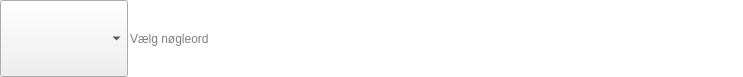
<?xml version="1.0" encoding="UTF-8"?>
<ui version="4.0">
 <class>conditionWidget</class>
 <widget class="QWidget" name="conditionWidget">
  <property name="geometry">
   <rect>
    <x>0</x>
    <y>0</y>
    <width>743</width>
    <height>77</height>
   </rect>
  </property>
  <property name="windowTitle">
   <string>Form</string>
  </property>
  <property name="styleSheet">
   <string notr="true">QDateEdit
{
	background-color:white;
	border:0px solid;
}
QWidget#conditionWidget
{
	border:0 px solid;
}</string>
  </property>
  <layout class="QHBoxLayout" name="horizontalLayout">
   <property name="spacing">
    <number>0</number>
   </property>
   <property name="leftMargin">
    <number>0</number>
   </property>
   <property name="topMargin">
    <number>0</number>
   </property>
   <property name="rightMargin">
    <number>0</number>
   </property>
   <property name="bottomMargin">
    <number>0</number>
   </property>
   <item>
    <widget class="QComboBox" name="modeSelector">
     <property name="sizePolicy">
      <sizepolicy hsizetype="Fixed" vsizetype="Preferred">
       <horstretch>0</horstretch>
       <verstretch>0</verstretch>
      </sizepolicy>
     </property>
     <property name="minimumSize">
      <size>
       <width>128</width>
       <height>0</height>
      </size>
     </property>
     <property name="maximumSize">
      <size>
       <width>128</width>
       <height>16777215</height>
      </size>
     </property>
     <property name="currentIndex">
      <number>-1</number>
     </property>
    </widget>
   </item>
   <item>
    <widget class="QStackedWidget" name="modeWidget">
     <property name="sizePolicy">
      <sizepolicy hsizetype="Expanding" vsizetype="Expanding">
       <horstretch>0</horstretch>
       <verstretch>0</verstretch>
      </sizepolicy>
     </property>
     <property name="minimumSize">
      <size>
       <width>0</width>
       <height>0</height>
      </size>
     </property>
     <property name="font">
      <font>
       <pointsize>10</pointsize>
       <weight>75</weight>
       <bold>true</bold>
      </font>
     </property>
     <property name="currentIndex">
      <number>0</number>
     </property>
     <widget class="QWidget" name="fileCompareView">
      <property name="sizePolicy">
       <sizepolicy hsizetype="Expanding" vsizetype="Preferred">
        <horstretch>0</horstretch>
        <verstretch>0</verstretch>
       </sizepolicy>
      </property>
      <layout class="QHBoxLayout" name="horizontalLayout_5">
       <property name="spacing">
        <number>0</number>
       </property>
       <property name="leftMargin">
        <number>0</number>
       </property>
       <property name="topMargin">
        <number>0</number>
       </property>
       <property name="rightMargin">
        <number>0</number>
       </property>
       <property name="bottomMargin">
        <number>0</number>
       </property>
       <item>
        <widget class="QLineEdit" name="keyWordSelector">
         <property name="sizePolicy">
          <sizepolicy hsizetype="Expanding" vsizetype="Preferred">
           <horstretch>0</horstretch>
           <verstretch>0</verstretch>
          </sizepolicy>
         </property>
         <property name="styleSheet">
          <string notr="true">border:0 px solid;</string>
         </property>
         <property name="inputMask">
          <string/>
         </property>
         <property name="text">
          <string/>
         </property>
         <property name="placeholderText">
          <string>Vælg nøgleord</string>
         </property>
        </widget>
       </item>
      </layout>
     </widget>
     <widget class="QWidget" name="sizeContainer">
      <property name="sizePolicy">
       <sizepolicy hsizetype="Expanding" vsizetype="Preferred">
        <horstretch>0</horstretch>
        <verstretch>0</verstretch>
       </sizepolicy>
      </property>
      <layout class="QHBoxLayout" name="horizontalLayout_7">
       <property name="spacing">
        <number>0</number>
       </property>
       <property name="leftMargin">
        <number>0</number>
       </property>
       <property name="topMargin">
        <number>0</number>
       </property>
       <property name="rightMargin">
        <number>0</number>
       </property>
       <property name="bottomMargin">
        <number>0</number>
       </property>
       <item>
        <widget class="QStackedWidget" name="sizeViewSelector">
         <widget class="QWidget" name="fixedSizeView">
          <layout class="QHBoxLayout" name="horizontalLayout_2">
           <property name="spacing">
            <number>0</number>
           </property>
           <property name="leftMargin">
            <number>0</number>
           </property>
           <property name="topMargin">
            <number>0</number>
           </property>
           <property name="rightMargin">
            <number>0</number>
           </property>
           <property name="bottomMargin">
            <number>0</number>
           </property>
           <item>
            <widget class="QComboBox" name="fixedSizeOperatorSelector">
             <property name="sizePolicy">
              <sizepolicy hsizetype="Expanding" vsizetype="Preferred">
               <horstretch>0</horstretch>
               <verstretch>0</verstretch>
              </sizepolicy>
             </property>
            </widget>
           </item>
           <item>
            <widget class="QSpinBox" name="fixedSizeSelector">
             <property name="sizePolicy">
              <sizepolicy hsizetype="Expanding" vsizetype="Preferred">
               <horstretch>0</horstretch>
               <verstretch>0</verstretch>
              </sizepolicy>
             </property>
             <property name="minimumSize">
              <size>
               <width>0</width>
               <height>0</height>
              </size>
             </property>
             <property name="alignment">
              <set>Qt::AlignCenter</set>
             </property>
             <property name="maximum">
              <number>9999</number>
             </property>
             <property name="value">
              <number>0</number>
             </property>
             <property name="displayIntegerBase">
              <number>10</number>
             </property>
            </widget>
           </item>
           <item>
            <widget class="QComboBox" name="fixedSizeUnitSelector">
             <property name="sizePolicy">
              <sizepolicy hsizetype="Preferred" vsizetype="Preferred">
               <horstretch>0</horstretch>
               <verstretch>0</verstretch>
              </sizepolicy>
             </property>
            </widget>
           </item>
          </layout>
         </widget>
         <widget class="QWidget" name="sizeIntervalView">
          <layout class="QHBoxLayout" name="horizontalLayout_8">
           <property name="spacing">
            <number>0</number>
           </property>
           <property name="leftMargin">
            <number>0</number>
           </property>
           <property name="topMargin">
            <number>0</number>
           </property>
           <property name="rightMargin">
            <number>0</number>
           </property>
           <property name="bottomMargin">
            <number>0</number>
           </property>
           <item>
            <layout class="QVBoxLayout" name="verticalLayout_3">
             <property name="spacing">
              <number>0</number>
             </property>
             <property name="rightMargin">
              <number>0</number>
             </property>
             <item>
              <layout class="QHBoxLayout" name="horizontalLayout_13">
               <property name="spacing">
                <number>0</number>
               </property>
               <property name="rightMargin">
                <number>0</number>
               </property>
               <item>
                <widget class="QLabel" name="label">
                 <property name="sizePolicy">
                  <sizepolicy hsizetype="Fixed" vsizetype="Preferred">
                   <horstretch>0</horstretch>
                   <verstretch>0</verstretch>
                  </sizepolicy>
                 </property>
                 <property name="minimumSize">
                  <size>
                   <width>32</width>
                   <height>0</height>
                  </size>
                 </property>
                 <property name="text">
                  <string>Min:</string>
                 </property>
                </widget>
               </item>
               <item>
                <widget class="QSpinBox" name="sizeIntervalMinSelector">
                 <property name="sizePolicy">
                  <sizepolicy hsizetype="Preferred" vsizetype="Preferred">
                   <horstretch>0</horstretch>
                   <verstretch>0</verstretch>
                  </sizepolicy>
                 </property>
                 <property name="maximum">
                  <number>9999</number>
                 </property>
                </widget>
               </item>
               <item>
                <widget class="QComboBox" name="sizeIntervalMinUnit">
                 <property name="sizePolicy">
                  <sizepolicy hsizetype="Fixed" vsizetype="Preferred">
                   <horstretch>0</horstretch>
                   <verstretch>0</verstretch>
                  </sizepolicy>
                 </property>
                 <property name="minimumSize">
                  <size>
                   <width>32</width>
                   <height>0</height>
                  </size>
                 </property>
                 <property name="maximumSize">
                  <size>
                   <width>32</width>
                   <height>16777215</height>
                  </size>
                 </property>
                 <property name="font">
                  <font>
                   <pointsize>10</pointsize>
                  </font>
                 </property>
                </widget>
               </item>
               <item>
                <layout class="QHBoxLayout" name="horizontalLayout_12">
                 <property name="spacing">
                  <number>0</number>
                 </property>
                 <property name="rightMargin">
                  <number>0</number>
                 </property>
                 <item>
                  <widget class="QLabel" name="label_2">
                   <property name="sizePolicy">
                    <sizepolicy hsizetype="Fixed" vsizetype="Fixed">
                     <horstretch>0</horstretch>
                     <verstretch>0</verstretch>
                    </sizepolicy>
                   </property>
                   <property name="minimumSize">
                    <size>
                     <width>32</width>
                     <height>0</height>
                    </size>
                   </property>
                   <property name="text">
                    <string>Max:</string>
                   </property>
                  </widget>
                 </item>
                 <item>
                  <widget class="QSpinBox" name="sizeIntervalMaxSelector">
                   <property name="sizePolicy">
                    <sizepolicy hsizetype="Expanding" vsizetype="Preferred">
                     <horstretch>0</horstretch>
                     <verstretch>0</verstretch>
                    </sizepolicy>
                   </property>
                   <property name="minimumSize">
                    <size>
                     <width>39</width>
                     <height>0</height>
                    </size>
                   </property>
                   <property name="maximum">
                    <number>9999</number>
                   </property>
                  </widget>
                 </item>
                 <item>
                  <widget class="QComboBox" name="sizeIntervalMaxUnit">
                   <property name="sizePolicy">
                    <sizepolicy hsizetype="Fixed" vsizetype="Preferred">
                     <horstretch>0</horstretch>
                     <verstretch>0</verstretch>
                    </sizepolicy>
                   </property>
                   <property name="minimumSize">
                    <size>
                     <width>32</width>
                     <height>0</height>
                    </size>
                   </property>
                   <property name="maximumSize">
                    <size>
                     <width>32</width>
                     <height>16777215</height>
                    </size>
                   </property>
                   <property name="font">
                    <font>
                     <pointsize>10</pointsize>
                    </font>
                   </property>
                  </widget>
                 </item>
                </layout>
               </item>
              </layout>
             </item>
            </layout>
           </item>
          </layout>
         </widget>
        </widget>
       </item>
      </layout>
     </widget>
     <widget class="QWidget" name="dateView">
      <property name="sizePolicy">
       <sizepolicy hsizetype="Expanding" vsizetype="Preferred">
        <horstretch>0</horstretch>
        <verstretch>0</verstretch>
       </sizepolicy>
      </property>
      <layout class="QHBoxLayout" name="horizontalLayout_4">
       <property name="spacing">
        <number>0</number>
       </property>
       <property name="leftMargin">
        <number>0</number>
       </property>
       <property name="topMargin">
        <number>0</number>
       </property>
       <property name="rightMargin">
        <number>0</number>
       </property>
       <property name="bottomMargin">
        <number>0</number>
       </property>
       <item>
        <widget class="QStackedWidget" name="stackedDateView">
         <widget class="QWidget" name="singleDateView">
          <layout class="QHBoxLayout" name="horizontalLayout_3">
           <property name="spacing">
            <number>0</number>
           </property>
           <property name="leftMargin">
            <number>0</number>
           </property>
           <property name="topMargin">
            <number>0</number>
           </property>
           <property name="rightMargin">
            <number>0</number>
           </property>
           <property name="bottomMargin">
            <number>0</number>
           </property>
           <item>
            <widget class="QComboBox" name="dateFixedOperatorSelector">
             <property name="sizePolicy">
              <sizepolicy hsizetype="Expanding" vsizetype="Preferred">
               <horstretch>0</horstretch>
               <verstretch>0</verstretch>
              </sizepolicy>
             </property>
             <property name="minimumSize">
              <size>
               <width>256</width>
               <height>0</height>
              </size>
             </property>
             <property name="maximumSize">
              <size>
               <width>64</width>
               <height>16777215</height>
              </size>
             </property>
            </widget>
           </item>
           <item>
            <widget class="QDateEdit" name="dateFixedSelector">
             <property name="sizePolicy">
              <sizepolicy hsizetype="Minimum" vsizetype="Preferred">
               <horstretch>0</horstretch>
               <verstretch>0</verstretch>
              </sizepolicy>
             </property>
            </widget>
           </item>
          </layout>
         </widget>
         <widget class="QWidget" name="intervalDateView">
          <layout class="QHBoxLayout" name="horizontalLayout_11">
           <property name="spacing">
            <number>0</number>
           </property>
           <property name="leftMargin">
            <number>0</number>
           </property>
           <property name="topMargin">
            <number>0</number>
           </property>
           <property name="rightMargin">
            <number>0</number>
           </property>
           <property name="bottomMargin">
            <number>0</number>
           </property>
           <item>
            <layout class="QHBoxLayout" name="horizontalLayout_10">
             <property name="spacing">
              <number>0</number>
             </property>
             <item>
              <layout class="QVBoxLayout" name="verticalLayout_2">
               <property name="spacing">
                <number>0</number>
               </property>
               <property name="leftMargin">
                <number>0</number>
               </property>
               <item>
                <widget class="QLabel" name="label_7">
                 <property name="text">
                  <string>Efter:</string>
                 </property>
                </widget>
               </item>
              </layout>
             </item>
             <item>
              <layout class="QVBoxLayout" name="verticalLayout">
               <property name="spacing">
                <number>0</number>
               </property>
               <property name="leftMargin">
                <number>0</number>
               </property>
               <item>
                <widget class="QDateEdit" name="dateMinSelector">
                 <property name="sizePolicy">
                  <sizepolicy hsizetype="Expanding" vsizetype="Preferred">
                   <horstretch>0</horstretch>
                   <verstretch>0</verstretch>
                  </sizepolicy>
                 </property>
                 <property name="font">
                  <font>
                   <pointsize>8</pointsize>
                  </font>
                 </property>
                </widget>
               </item>
              </layout>
             </item>
             <item>
              <widget class="QLabel" name="label_8">
               <property name="text">
                <string>Før:</string>
               </property>
              </widget>
             </item>
             <item>
              <widget class="QDateEdit" name="dateMaxSelector">
               <property name="sizePolicy">
                <sizepolicy hsizetype="Expanding" vsizetype="Preferred">
                 <horstretch>0</horstretch>
                 <verstretch>0</verstretch>
                </sizepolicy>
               </property>
               <property name="font">
                <font>
                 <pointsize>8</pointsize>
                </font>
               </property>
              </widget>
             </item>
            </layout>
           </item>
          </layout>
         </widget>
        </widget>
       </item>
      </layout>
     </widget>
     <widget class="QWidget" name="typeView">
      <property name="sizePolicy">
       <sizepolicy hsizetype="Expanding" vsizetype="Preferred">
        <horstretch>0</horstretch>
        <verstretch>0</verstretch>
       </sizepolicy>
      </property>
      <property name="styleSheet">
       <string notr="true">QCheckBox
{
	spacing: 5px;
}</string>
      </property>
      <layout class="QHBoxLayout" name="horizontalLayout_6" stretch="0,0,0">
       <property name="spacing">
        <number>0</number>
       </property>
       <property name="leftMargin">
        <number>0</number>
       </property>
       <property name="topMargin">
        <number>0</number>
       </property>
       <property name="rightMargin">
        <number>0</number>
       </property>
       <property name="bottomMargin">
        <number>0</number>
       </property>
       <item>
        <widget class="QCheckBox" name="folderSelector">
         <property name="sizePolicy">
          <sizepolicy hsizetype="Minimum" vsizetype="Preferred">
           <horstretch>0</horstretch>
           <verstretch>0</verstretch>
          </sizepolicy>
         </property>
         <property name="font">
          <font>
           <pointsize>16</pointsize>
           <weight>50</weight>
           <bold>false</bold>
          </font>
         </property>
         <property name="layoutDirection">
          <enum>Qt::LeftToRight</enum>
         </property>
         <property name="text">
          <string/>
         </property>
         <property name="icon">
          <iconset>
           <normalon>:/My Images/Ressources/Folder.png</normalon>
          </iconset>
         </property>
         <property name="iconSize">
          <size>
           <width>24</width>
           <height>24</height>
          </size>
         </property>
        </widget>
       </item>
       <item>
        <widget class="QCheckBox" name="fileSelector">
         <property name="sizePolicy">
          <sizepolicy hsizetype="Minimum" vsizetype="Preferred">
           <horstretch>0</horstretch>
           <verstretch>0</verstretch>
          </sizepolicy>
         </property>
         <property name="font">
          <font>
           <pointsize>16</pointsize>
           <weight>50</weight>
           <bold>false</bold>
          </font>
         </property>
         <property name="text">
          <string/>
         </property>
         <property name="icon">
          <iconset>
           <normalon>:/My Images/Ressources/File.png</normalon>
          </iconset>
         </property>
         <property name="iconSize">
          <size>
           <width>24</width>
           <height>24</height>
          </size>
         </property>
        </widget>
       </item>
       <item>
        <spacer name="horizontalSpacer">
         <property name="orientation">
          <enum>Qt::Horizontal</enum>
         </property>
         <property name="sizeHint" stdset="0">
          <size>
           <width>40</width>
           <height>20</height>
          </size>
         </property>
        </spacer>
       </item>
      </layout>
     </widget>
     <widget class="QWidget" name="introView">
      <layout class="QHBoxLayout" name="horizontalLayout_9">
       <property name="spacing">
        <number>0</number>
       </property>
       <property name="leftMargin">
        <number>0</number>
       </property>
       <property name="topMargin">
        <number>0</number>
       </property>
       <property name="rightMargin">
        <number>0</number>
       </property>
       <property name="bottomMargin">
        <number>0</number>
       </property>
       <item>
        <widget class="QLabel" name="label_4">
         <property name="font">
          <font>
           <pointsize>16</pointsize>
          </font>
         </property>
         <property name="text">
          <string>Condition View</string>
         </property>
         <property name="alignment">
          <set>Qt::AlignCenter</set>
         </property>
        </widget>
       </item>
      </layout>
     </widget>
    </widget>
   </item>
  </layout>
 </widget>
 <resources/>
 <connections/>
</ui>
